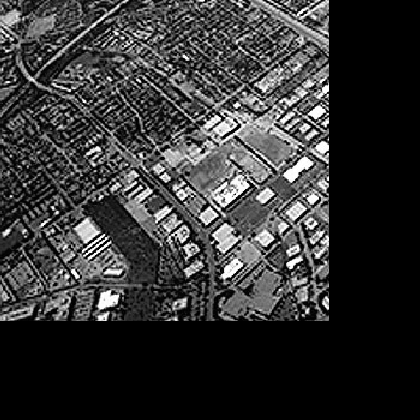
#> input picture dataFreq/FigP0421(left)(padded_image).tif, 420 x 420 px, given in place of dataFreq	1.jpg, which was not available
$ python code.py   (older library calls are emulated)
#> lines starting #> are read from the running program, lines starting #| are printed output that depends on the picture; pictures that were not available may be replaced by others from this repository, and a replacement may not be noted
import cv2
import numpy as np


def createLPFilter(shape, center, radius, lpType=2, n=2):
    rows, cols = shape[:2]
    r, c = np.mgrid[0:rows:1, 0:cols:1]
    c -= center[0]
    r -= center[1]
    d = np.power(c, 2.0) + np.power(r, 2.0)
    lpFilter_matrix = np.zeros(shape, np.float32)
    if lpType == 0:  # ideal low-pass filter
        lpFilter = np.copy(d)
        lpFilter[lpFilter < pow(radius, 2.0)] = 1
        lpFilter[lpFilter >= pow(radius, 2.0)] = 0
    elif lpType == 1: #Butterworth low-pass filter
        lpFilter = 1.0 / (1 + np.power(np.sqrt(d)/radius, 2*n))
    elif lpType == 2: # Gaussian low pass filter
        lpFilter = np.exp(-d/(2*pow(radius, 2.0)))
    lpFilter_matrix[:, :, 0] = lpFilter
    lpFilter_matrix[:, :, 1] = lpFilter
    return lpFilter_matrix

def stdFftImage(img_gray, rows, cols):
    fimg = np.copy(img_gray)
    fimg = fimg.astype(np.float32)   #Notice the type conversion here
    # 1.Image matrix times(-1)^(r+c), Centralization
    for r in range(rows):
        for c in range(cols):
            if (r+c) % 2:
                fimg[r][c] = -1 * img_gray[r][c]
    img_fft = fftImage(fimg, rows, cols)
    return img_fft


def fftImage(img_gray, rows, cols):
    rPadded = cv2.getOptimalDFTSize(rows)
    cPadded = cv2.getOptimalDFTSize(cols)
    imgPadded = np.zeros((rPadded, cPadded), dtype=np.float32)
    imgPadded[:rows, :cols] = img_gray
    img_fft = cv2.dft(imgPadded, flags=cv2.DFT_COMPLEX_OUTPUT)
    return img_fft


def graySpectrum(fft_img):
    real = np.power(fft_img[:, :, 0], 2.0)
    imaginary = np.power(fft_img[:, :, 1], 2.0)
    amplitude = np.sqrt(real+imaginary)
    spectrum = np.log(amplitude+1.0)
    spectrum = cv2.normalize(spectrum, 0, 1, norm_type=cv2.NORM_MINMAX, dtype=cv2.CV_32F)
    spectrum *= 255
    return amplitude, spectrum


def nothing(args):
    pass

if __name__ == "__main__":
    img_file = r"C:\Users\felip\Dropbox\Universidade\Univali\Matérias\TEEC\dataFreq\t1.jpg"
    # img_file = r"D:\data\receipt_rotate.jpg"
    img_gray = cv2.imread("dataFreq\t1.jpg", 0)
#> img_gray is the input picture: shape (420, 420); min 0, max 255, mean 52.7
    # 1.fast Fourier transform
    rows, cols = img_gray.shape[:2]
#> rows = 420; cols = 420
    img_fft = stdFftImage(img_gray, rows, cols)
#> after the loop in stdFftImage, `for r in range(rows):`:
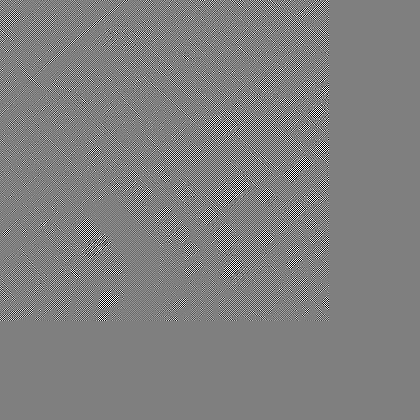
#> fimg: shape (420, 420) float32; min -255, max 255, mean 0; drawn with min black and max white
#> in fftImage, `imgPadded[:rows, :cols] = img_gray`:
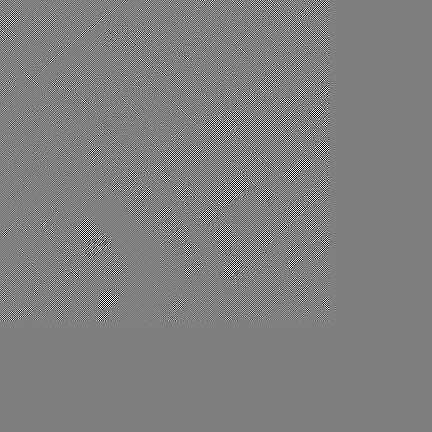
#> imgPadded: shape (432, 432) float32; min -255, max 255, mean 0; drawn with min black and max white
    amplitude, _ = graySpectrum(img_fft)
#> in graySpectrum, `spectrum = np.log(amplitude+1.0)`:
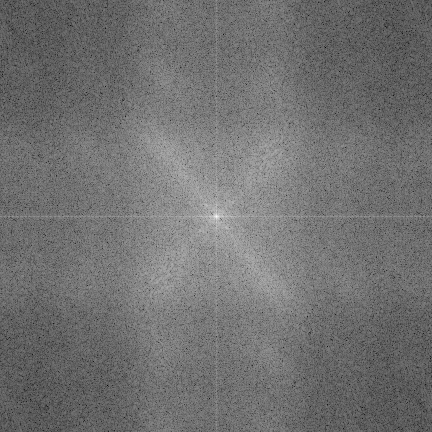
#> spectrum: shape (432, 432) float32; min 2.95, max 16.05, mean 8.77; drawn with min black and max white
    minValue, maxValue, minLoc, maxLoc = cv2.minMaxLoc(amplitude)  #The maximum value of the spectrum after centralization is at the center of the image
#> minValue = 18.04; maxValue = 9302900; minLoc = (325, 47); maxLoc = (216, 216)

    cv2.namedWindow("tracks")
    max_radius = np.sqrt(pow(rows, 2) + pow(cols, 2))/2
#> max_radius = 297
    cv2.createTrackbar("Radius", "tracks", 0, int(max_radius), nothing)
    cv2.createTrackbar("Filter type", "tracks", 0, 2, nothing)

    while True:
        # 2.Construction of low pass filter
        radius = cv2.getTrackbarPos("Radius", "tracks")
        lpType = cv2.getTrackbarPos("Filter type", "tracks")
        nrows, ncols = img_fft.shape[:2]
#> nrows = 432; ncols = 432

        # x, y = int(ncols/2), int(nrows/2)  # Notice here are the coordinates
        # ilpFilter = createLPFilter(img_fft.shape, (x, y), radius, lpType)
        ilpFilter = createLPFilter(img_fft.shape, maxLoc, radius, lpType)
#> in createLPFilter, `c -= center[0]`:
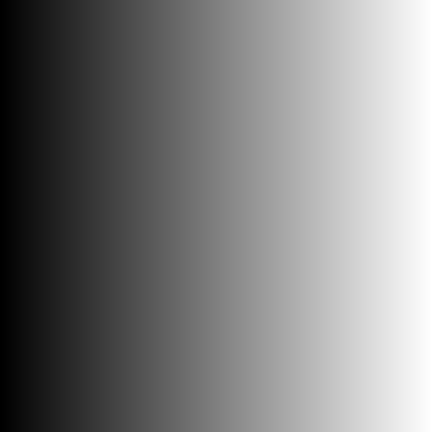
#> c: shape (432, 432) int64; min -216, max 215, mean -0.5; drawn with min black and max white
#> in createLPFilter, `r -= center[1]`:
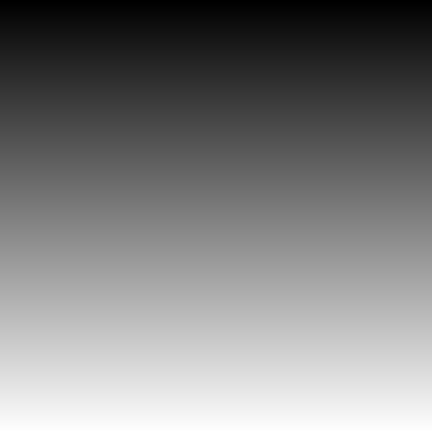
#> r: shape (432, 432) int64; min -216, max 215, mean -0.5; drawn with min black and max white
#> in createLPFilter, `d = np.power(c, 2.0) + np.power(r, 2.0)`:
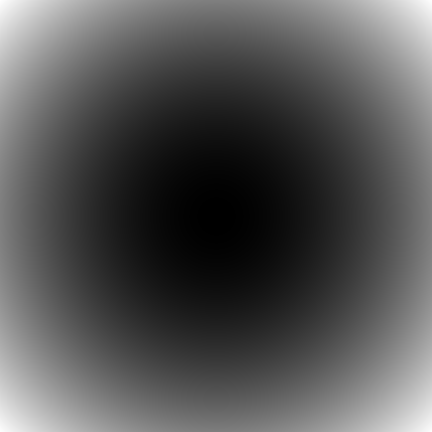
#> d: shape (432, 432) float64; min 0, max 93312, mean 31104.3; drawn with min black and max white
#> in createLPFilter, `lpFilter[lpFilter >= pow(radius, 2.0)] = 0`: lpFilter: shape (432, 432) float64; every value is 0

        # 3.Low pass filter
        img_filter = ilpFilter*img_fft

        _, gray_spectrum = graySpectrum(img_filter)  #Observe the change of the filter
#> in graySpectrum (call 2), `real = np.power(fft_img[:, :, 0], 2.0)`: real: shape (432, 432) float32; every value is 0

        # 4. Inverse Fourier transform, and take the real part for cutting, And decentralize
        img_ift = cv2.dft(img_filter, flags=cv2.DFT_INVERSE+cv2.DFT_REAL_OUTPUT+cv2.DFT_SCALE)
#> img_ift: shape (432, 432) float32; every value is 0
        ori_img = np.copy(img_ift[:rows, :cols])
#> ori_img: shape (420, 420) float32; every value is 0
        for r in range(rows):
            for c in range(cols):
                if(r+c)%2:
                    ori_img[r][c] = -1*ori_img[r][c]
                # Truncate high and low values
                if ori_img[r][c] < 0:
                    ori_img[r][c] = 0
                if ori_img[r][c] > 255:
                    ori_img[r][c] = 255
#> ori_img: shape (420, 420) float32; every value is 0
        # ori_img[ori_img < 0] = 0
        # ori_img[ori_img > 255] = 255
        ori_img = ori_img.astype(np.uint8)
#> ori_img: shape (420, 420); every value is 0

        cv2.imshow("img_gray", img_gray)
        cv2.imshow("ori_img", ori_img)
        cv2.imshow("gray_spectrum", gray_spectrum)
        key = cv2.waitKey(1)
#> (key Esc is pressed here)
        if key == 27:
            break
    cv2.destroyAllWindows()

$ run again, on dataFreq/FigP0421(right)(center-padded_image).tif
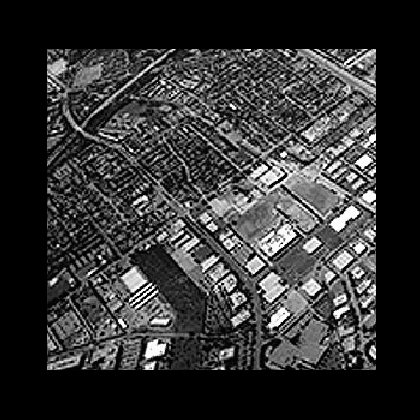
#> input picture dataFreq/FigP0421(right)(center-padded_image).tif, 420 x 420 px, given in place of dataFreq	1.jpg, which was not available
#> img_gray is the input picture: shape (420, 420); min 0, max 255, mean 52.8
#> after the loop in stdFftImage, `for r in range(rows):`:
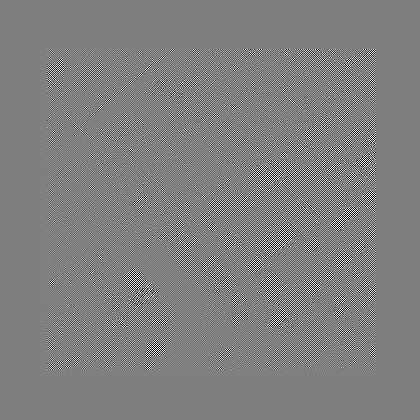
#> fimg: shape (420, 420) float32; min -255, max 255, mean 0; drawn with min black and max white
#> in graySpectrum, `spectrum = np.log(amplitude+1.0)`:
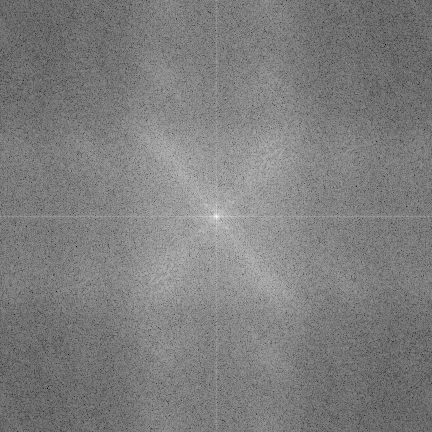
#> spectrum: shape (432, 432) float32; min 1.61, max 16.05, mean 8.77; drawn with min black and max white
#> minValue = 4.02; maxValue = 9310587; minLoc = (385, 44); maxLoc = (216, 216)
#> lpFilter: shape (432, 432) float64; every value is 0
#> real: shape (432, 432) float32; every value is 0
#> img_ift: shape (432, 432) float32; every value is 0
